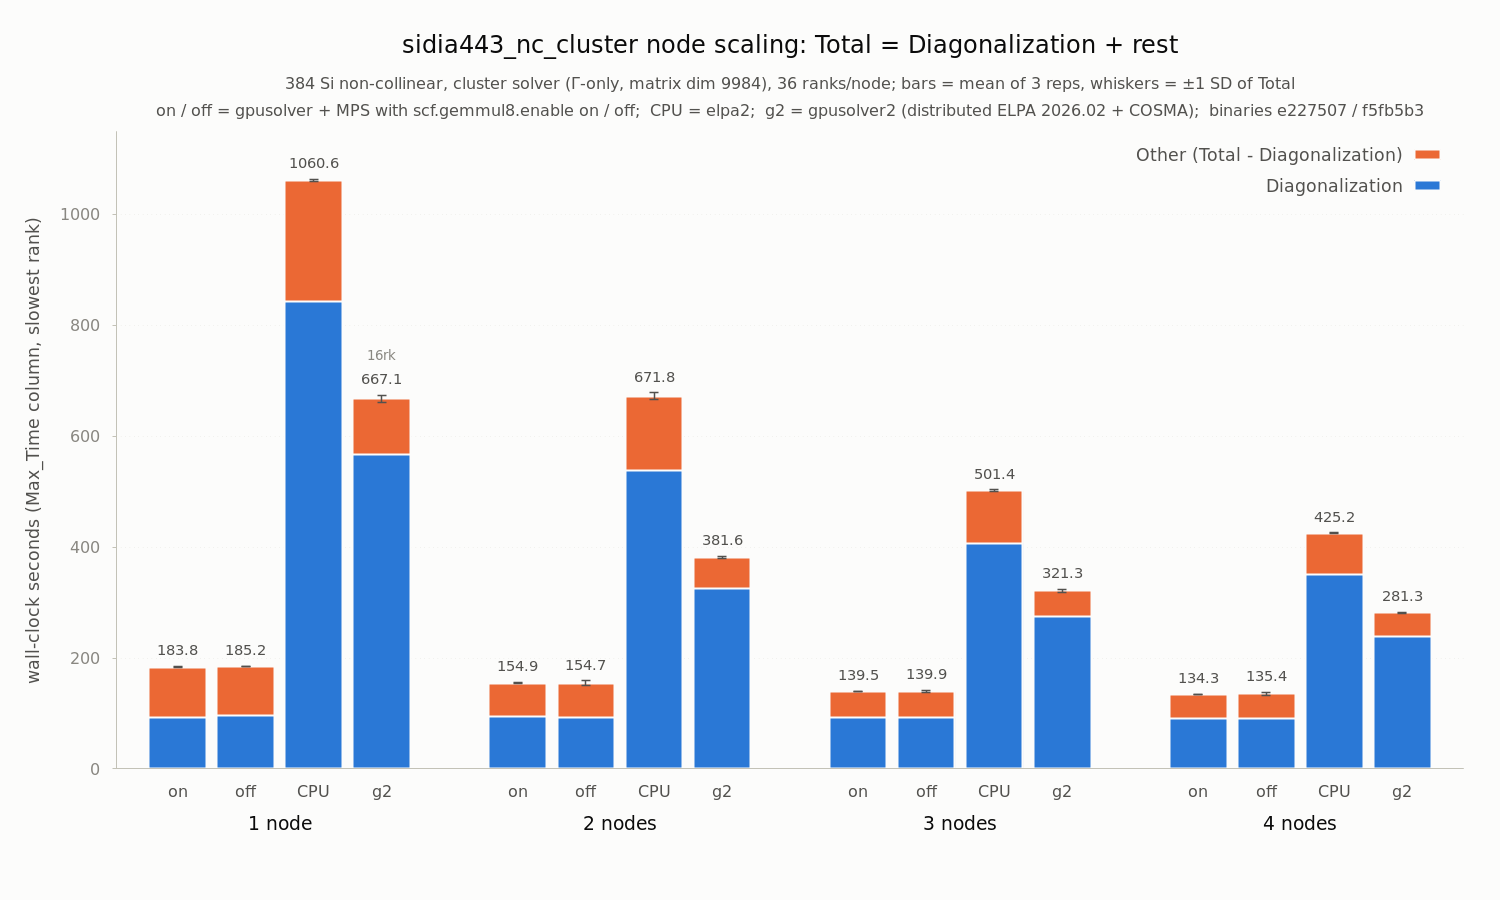

Recreate this plot in gnuplot.
# Stacked-bar view of work/s443nc_reps_result.txt (means over 3 reps).
# Bar height = Total Computational Time; bottom segment = Diagonalization,
# top segment = the rest (Total - Diagonalization).  Whiskers = +-1 sample SD
# of Total.  Groups: 1-4 nodes; within a group: GPU gpusolver + gemmul8-on
# ("on"), the same with gemmul8-off ("off"), CPU elpa2 ("CPU"), and
# gpusolver2 = distributed ELPA+COSMA ("g2").  36 ranks/node throughout,
# EXCEPT the 1-node g2 bar: gpusolver2 is host-OOM-killed at 36, 24 and 48
# ranks/node on these 124-GiB nodes, so that one point is 16 ranks/node and
# is marked "16rk" -- it is the largest 1-node configuration that runs, not
# a rank-matched comparison.
# The 1-node "off" point is the 2026-08-14 re-measurement (o4/o5/o6, clean
# nodes); the original triple contained a 217 s slow-node rep (bnode033) and
# is preserved in s443nc_reps_result.txt.bak.  The g2 columns were added
# 2026-08-15 (binary f5fb5b3); the 4-node g2 triple is d2/d3/d8, the first
# three reps whose full node set avoided bnode013/bnode033.
#
# Render:  gnuplot s443nc_reps_result.plt   (writes s443nc_reps_result.png)

set terminal pngcairo noenhanced size 1500,900 font "DejaVu Sans,14" background rgb "#fcfcfb"
set output "s443nc_reps_result.png"

# columns: x  total  diag  sd_total
$data << EOD
 0   183.79   93.63  1.60
 1   185.19   95.61  0.48
 2  1060.59  842.71  2.09
 3   667.14  566.45  6.02
 5   154.88   93.75  1.53
 6   154.69   93.27  3.97
 7   671.79  537.88  6.30
 8   381.56  325.11  1.91
10   139.53   92.44  0.37
11   139.94   92.57  1.41
12   501.38  407.31  1.82
13   321.26  274.15  2.93
15   134.30   91.21  0.75
16   135.40   90.87  3.24
17   425.17  349.90  0.79
18   281.34  239.66  1.33
EOD

set title "sidia443_nc_cluster node scaling: Total = Diagonalization + rest" \
    font ",18" textcolor rgb "#0b0b0b" offset 0,2.2
set label 100 "384 Si non-collinear, cluster solver (Γ-only, matrix dim 9984), 36 ranks/node; bars = mean of 3 reps, whiskers = ±1 SD of Total" \
    at graph 0.5, graph 1.075 center font ",12" textcolor rgb "#52514e"
set label 101 "on / off = gpusolver + MPS with scf.gemmul8.enable on / off;  CPU = elpa2;  g2 = gpusolver2 (distributed ELPA 2026.02 + COSMA);  binaries e227507 / f5fb5b3" \
    at graph 0.5, graph 1.033 center font ",12" textcolor rgb "#52514e"

set ylabel "wall-clock seconds (Max_Time column, slowest rank)" \
    font ",13" textcolor rgb "#52514e" offset 1,0
set yrange [0:1150]
set xrange [-0.9:18.9]

set border 3 linecolor rgb "#c3c2b7" linewidth 1
set grid ytics back linecolor rgb "#e1e0d9" linewidth 1
set ytics nomirror out scale 0.5 font ",12" textcolor rgb "#898781"
set xtics nomirror scale 0 font ",12" textcolor rgb "#52514e" \
    ("on" 0, "off" 1, "CPU" 2, "g2" 3, "on" 5, "off" 6, "CPU" 7, "g2" 8, \
     "on" 10, "off" 11, "CPU" 12, "g2" 13, "on" 15, "off" 16, "CPU" 17, "g2" 18)

set label 1 "1 node"  at first  1.5, graph -0.085 center font ",14" textcolor rgb "#0b0b0b"
set label 2 "2 nodes" at first  6.5, graph -0.085 center font ",14" textcolor rgb "#0b0b0b"
set label 3 "3 nodes" at first 11.5, graph -0.085 center font ",14" textcolor rgb "#0b0b0b"
set label 4 "4 nodes" at first 16.5, graph -0.085 center font ",14" textcolor rgb "#0b0b0b"

# the one bar that is not 36 ranks/node
set label 5 "16rk" at first 3, 667.14+80 center font ",10" textcolor rgb "#898781"

set bmargin 6
set tmargin 6

set key top right samplen 1.6 spacing 1.5 font ",13" textcolor rgb "#52514e"

set boxwidth 0.85
set style fill solid 1.0 border rgb "#fcfcfb"

plot $data using 1:2 with boxes linecolor rgb "#eb6834" linewidth 2 \
         title "Other (Total - Diagonalization)", \
     $data using 1:3 with boxes linecolor rgb "#2a78d6" linewidth 2 \
         title "Diagonalization", \
     $data using 1:2:4 with yerrorbars linecolor rgb "#52514e" linewidth 1.5 \
         pointtype 7 pointsize 0 notitle, \
     $data using 1:($2+$4+30):(sprintf("%.1f",$2)) with labels \
         font ",11" textcolor rgb "#52514e" notitle
